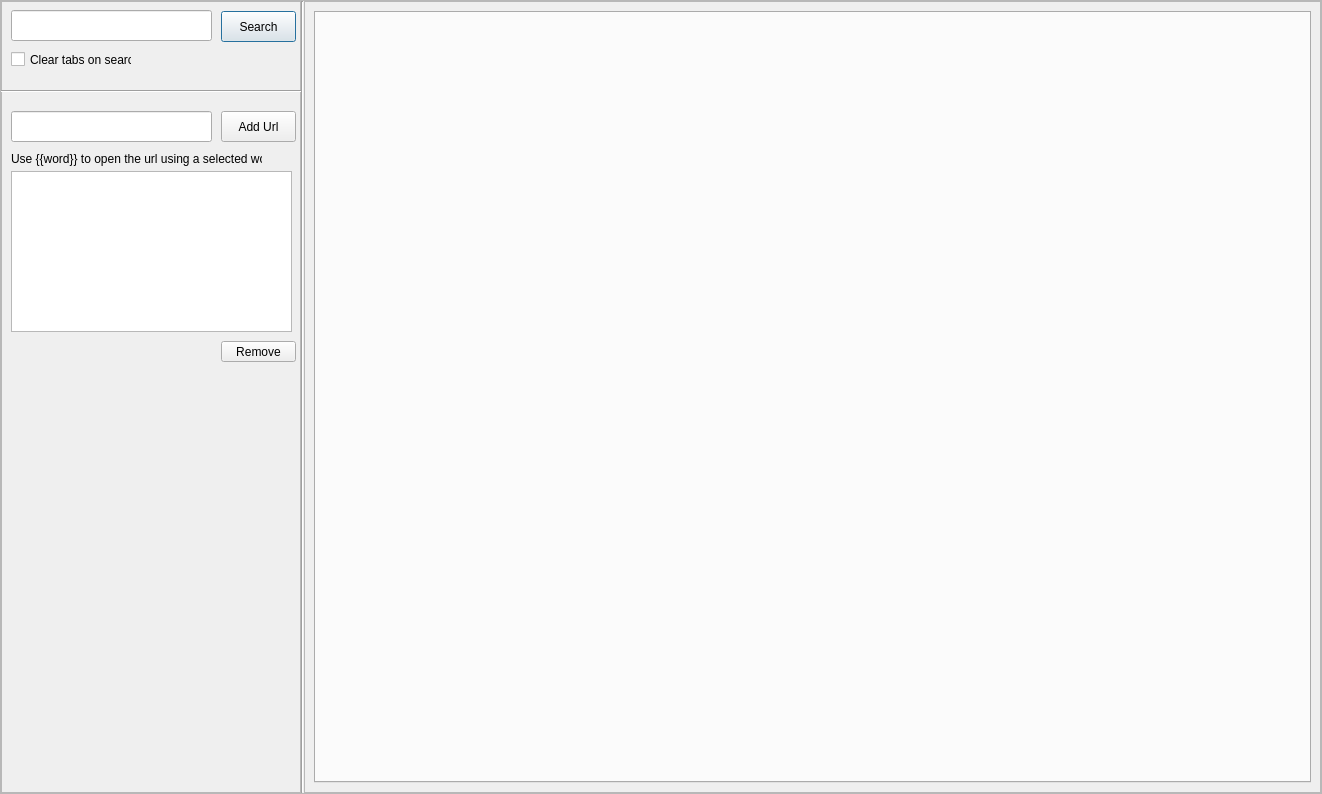
<?xml version="1.0" encoding="UTF-8"?>
<ui version="4.0">
 <class>Dialog</class>
 <widget class="QDialog" name="Dialog">
  <property name="geometry">
   <rect>
    <x>0</x>
    <y>0</y>
    <width>1322</width>
    <height>794</height>
   </rect>
  </property>
  <property name="sizePolicy">
   <sizepolicy hsizetype="Expanding" vsizetype="Expanding">
    <horstretch>1</horstretch>
    <verstretch>1</verstretch>
   </sizepolicy>
  </property>
  <property name="windowTitle">
   <string>Dialog</string>
  </property>
  <property name="autoFillBackground">
   <bool>false</bool>
  </property>
  <property name="sizeGripEnabled">
   <bool>false</bool>
  </property>
  <layout class="QVBoxLayout" name="verticalLayout">
   <property name="spacing">
    <number>0</number>
   </property>
   <property name="leftMargin">
    <number>0</number>
   </property>
   <property name="topMargin">
    <number>0</number>
   </property>
   <property name="rightMargin">
    <number>0</number>
   </property>
   <property name="bottomMargin">
    <number>0</number>
   </property>
   <item>
    <widget class="QFrame" name="frame_views">
     <property name="styleSheet">
      <string notr="true"/>
     </property>
     <property name="frameShape">
      <enum>QFrame::StyledPanel</enum>
     </property>
     <property name="frameShadow">
      <enum>QFrame::Raised</enum>
     </property>
     <layout class="QHBoxLayout" name="horizontalLayout_3">
      <property name="spacing">
       <number>0</number>
      </property>
      <property name="leftMargin">
       <number>0</number>
      </property>
      <property name="topMargin">
       <number>0</number>
      </property>
      <property name="rightMargin">
       <number>0</number>
      </property>
      <property name="bottomMargin">
       <number>0</number>
      </property>
      <item>
       <layout class="QHBoxLayout" name="horizontalLayout_4">
        <item>
         <widget class="QFrame" name="frame">
          <property name="minimumSize">
           <size>
            <width>300</width>
            <height>0</height>
           </size>
          </property>
          <property name="maximumSize">
           <size>
            <width>300</width>
            <height>16777215</height>
           </size>
          </property>
          <property name="frameShape">
           <enum>QFrame::StyledPanel</enum>
          </property>
          <property name="frameShadow">
           <enum>QFrame::Raised</enum>
          </property>
          <widget class="QLineEdit" name="lineEdit">
           <property name="geometry">
            <rect>
             <x>10</x>
             <y>9</y>
             <width>201</width>
             <height>31</height>
            </rect>
           </property>
           <property name="font">
            <font>
             <pointsize>10</pointsize>
            </font>
           </property>
          </widget>
          <widget class="QPushButton" name="pushButton">
           <property name="geometry">
            <rect>
             <x>220</x>
             <y>10</y>
             <width>75</width>
             <height>31</height>
            </rect>
           </property>
           <property name="text">
            <string>Search</string>
           </property>
          </widget>
          <widget class="Line" name="line_2">
           <property name="geometry">
            <rect>
             <x>0</x>
             <y>80</y>
             <width>301</width>
             <height>20</height>
            </rect>
           </property>
           <property name="orientation">
            <enum>Qt::Horizontal</enum>
           </property>
          </widget>
          <widget class="QLabel" name="label">
           <property name="geometry">
            <rect>
             <x>10</x>
             <y>150</y>
             <width>251</width>
             <height>16</height>
            </rect>
           </property>
           <property name="text">
            <string>Use {{word}} to open the url using a selected word.</string>
           </property>
          </widget>
          <widget class="QPushButton" name="pushButton_2">
           <property name="geometry">
            <rect>
             <x>220</x>
             <y>110</y>
             <width>75</width>
             <height>31</height>
            </rect>
           </property>
           <property name="text">
            <string>Add Url</string>
           </property>
          </widget>
          <widget class="QListWidget" name="listWidget_2">
           <property name="geometry">
            <rect>
             <x>10</x>
             <y>170</y>
             <width>281</width>
             <height>161</height>
            </rect>
           </property>
          </widget>
          <widget class="QLineEdit" name="lineEdit_2">
           <property name="geometry">
            <rect>
             <x>10</x>
             <y>110</y>
             <width>201</width>
             <height>31</height>
            </rect>
           </property>
           <property name="font">
            <font>
             <pointsize>10</pointsize>
            </font>
           </property>
          </widget>
          <widget class="QPushButton" name="pushButton_3">
           <property name="geometry">
            <rect>
             <x>220</x>
             <y>340</y>
             <width>75</width>
             <height>21</height>
            </rect>
           </property>
           <property name="text">
            <string>Remove</string>
           </property>
          </widget>
          <widget class="QCheckBox" name="checkBox">
           <property name="geometry">
            <rect>
             <x>10</x>
             <y>50</y>
             <width>121</width>
             <height>17</height>
            </rect>
           </property>
           <property name="text">
            <string>Clear tabs on search</string>
           </property>
          </widget>
         </widget>
        </item>
        <item>
         <widget class="Line" name="line">
          <property name="orientation">
           <enum>Qt::Vertical</enum>
          </property>
         </widget>
        </item>
        <item>
         <widget class="QFrame" name="frame_2">
          <property name="frameShape">
           <enum>QFrame::StyledPanel</enum>
          </property>
          <property name="frameShadow">
           <enum>QFrame::Raised</enum>
          </property>
          <layout class="QHBoxLayout" name="horizontalLayout_5">
           <item>
            <widget class="QTabWidget" name="tabWidget">
             <property name="currentIndex">
              <number>-1</number>
             </property>
             <property name="tabsClosable">
              <bool>true</bool>
             </property>
            </widget>
           </item>
          </layout>
         </widget>
        </item>
       </layout>
      </item>
     </layout>
    </widget>
   </item>
  </layout>
 </widget>
 <resources/>
 <connections/>
</ui>
